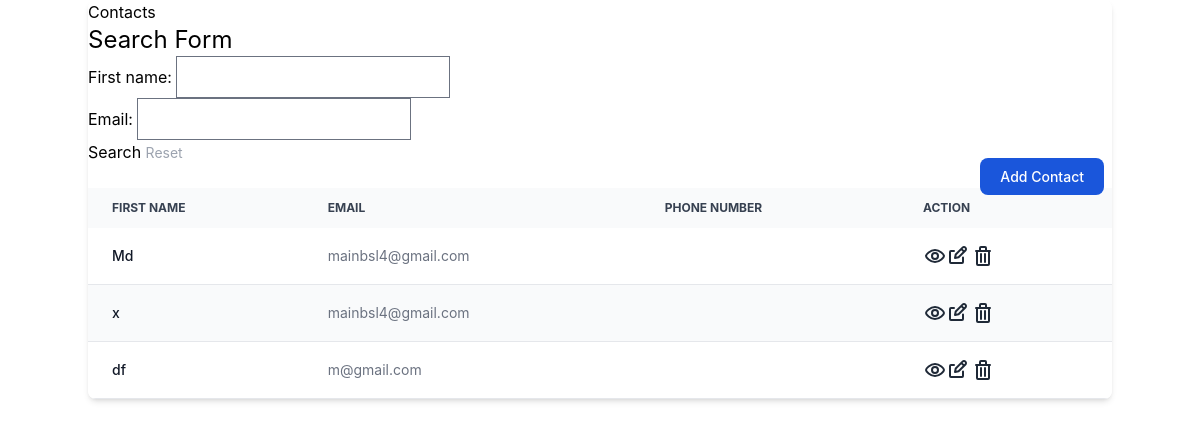
/all/, run on an earlier commit of the app's database.
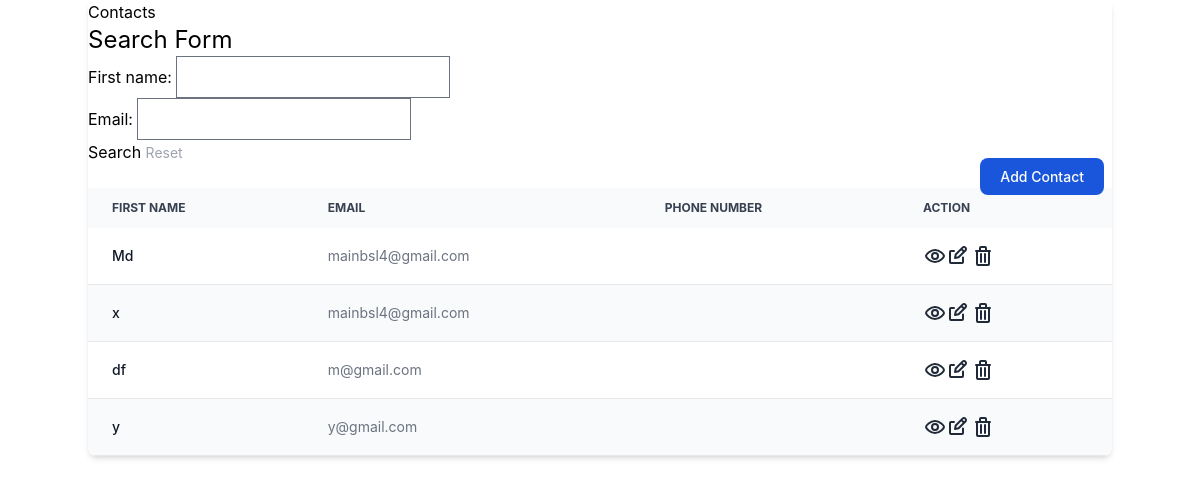
And on a later commit of the database.
### contactsmanage/models.py (models this page shows, shortened)
class Contacts_manage(models.Model):
    first_name = models.CharField(max_length=100)
    last_name = models.CharField(max_length=100)
    email = models.EmailField()
    phone_number = models.CharField(max_length=20)
    address = models.TextField()

### contactsmanage/views.py (the view)
# urls.py: path("all/", get_all_contacts, name="get_all_contacts"),
def get_all_contacts(request):
    contacts = Contacts_manage.objects.all()
    search_form = SearchForm(request.GET)
    search_query = ""
    email_query = ""
    if search_form.is_valid():
        search_query = search_form.cleaned_data["first_name"]
        email_query = search_form.cleaned_data.get("email", "")
    contacts_arr = []
    for contact in contacts:
        if (search_query and search_query.lower() in contact.first_name.lower()) or (email_query and email_query.lower() in contact.email.lower()):
            contacts_arr.append(contact)
            contacts = contacts_arr
    context = {
        "contacts": contacts,
        "search_form": search_form,
    }
    return render(request, "contactsmanage/get_all_contacts.html", context=context)

### contactsmanage/forms.py
class SearchForm(forms.Form):
    first_name = forms.CharField(required=False)
    email = forms.CharField(required=False)

### contactsmanage/templates/contactsmanage/get_all_contacts.html (shortened to what this page needs)
{% extends 'layout.html' %} {% block content %}
<div class="relative container mx-auto overflow-x-auto shadow-md sm:rounded-lg">
  <h1>Contacts</h1>
   <h1 class="text-2xl">Search Form</h1>
  <form action="">
    {{search_form}}
    <input type="submit" value="Search" />
      <a
        href="{% url 'get_all_contacts' %}"
        class="text-sm text-gray-400 hover:text-gray-600 focus:outline-none dark:text-gray-500 dark:hover:text-gray-700"
      >
        Reset</a
      >
  </form>
  <div class="text-right">
    <a
      href="{% url 'create_contact' %}"
      class="text-white bg-blue-700 hover:bg-blue-800 focus:ring-4 focus:ring-blue-300 font-medium rounded-lg text-sm px-5 py-2.5 me-2 mb-2 dark:bg-blue-600 dark:hover:bg-blue-700 focus:outline-none dark:focus:ring-blue-800"
      >Add Contact</a
    >
  </div>
  <table
    class="w-full text-sm text-left rtl:text-right text-gray-500 dark:text-gray-400"
  >
    <thead
      class="text-xs text-gray-700 uppercase bg-gray-50 dark:bg-gray-700 dark:text-gray-400"
    >
      <tr>
        <th scope="col" class="px-6 py-3">First Name</th>
        <th scope="col" class="px-6 py-3">Email</th>
        <th scope="col" class="px-6 py-3">Phone Number</th>
        <th scope="col" class="px-6 py-3">Action</th>
      </tr>
    </thead>
    <tbody>
      {% for contact in contacts %}
      <tr
        class="odd:bg-white odd:dark:bg-gray-900 even:bg-gray-50 even:dark:bg-gray-800 border-b dark:border-gray-700"
      >
        <th
          scope="row"
          class="px-6 py-4 font-medium text-gray-900 whitespace-nowrap dark:text-white"
        >
          {{ contact.first_name }}
        </th>
        <td class="px-6 py-4">{{ contact.email }}</td>
        <td class="px-6 py-4">{{ employer.phone_number }}</td>
        <td class="px-6 py-4">
          <div class="flex">
            <a href="{% url 'contact_details' contact.pk %}"
              >
            </a>
            <a href="{% url 'update_contact' contact.pk %}"
              >
            </a>
            <a href="{% url 'delete_contact' contact.pk %}"
              >
            </a>
          </div>
        </td>
      </tr>
      {% endfor %}
    </tbody>
  </table>
</div>
{% endblock %}

### templates/layout.html (shortened to what this page needs)
<!DOCTYPE html>
<html lang="en">
  <head>
  </head>
  <body>
    <!DOCTYPE html>
    <html lang="en">
      <head>
        <link
          href="https://cdn.jsdelivr.net/npm/flowbite@2.5.1/dist/flowbite.min.css"
          rel="stylesheet"
        />
      </head>
      <body>
        {% block content %} {% endblock %}
      </body>
    </html>
  </body>
</html>

What changed in the data, as far as the page shows it:
added Contacts_manage: first_name "y", email "y@gmail.com"
